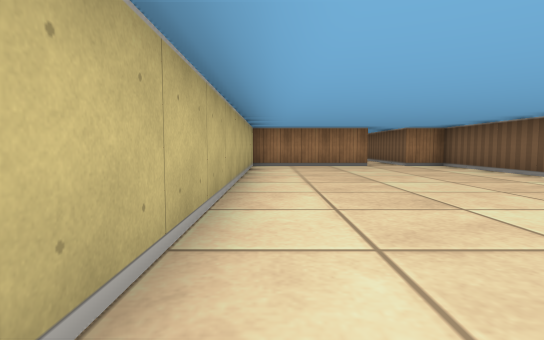
View 1 (above)

22 first-person views from a walk through a cub3D maze. The camera is about half as high as the walls, tilts 4° down and sees 80° across. The floor is counted in squares. Each view is taken from the middle of a square. On the plan, view 1 faces up. The plan holds only what a view shows up to about 9 squares ahead; the rest is blank.

View 2
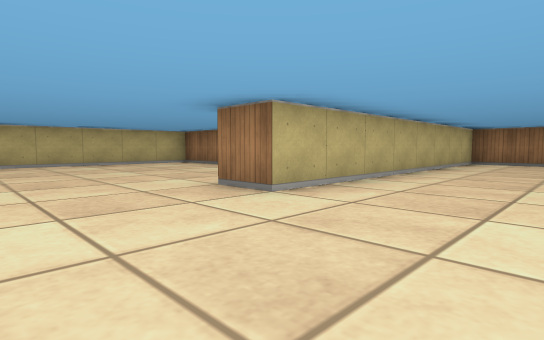

View 3
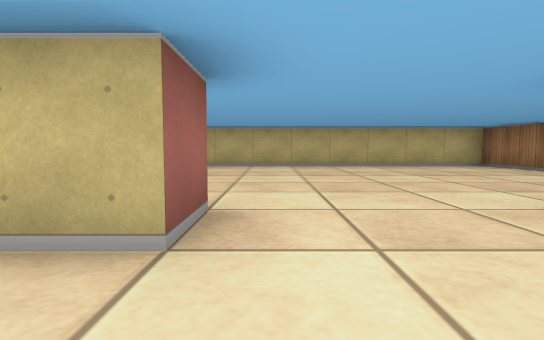

View 4
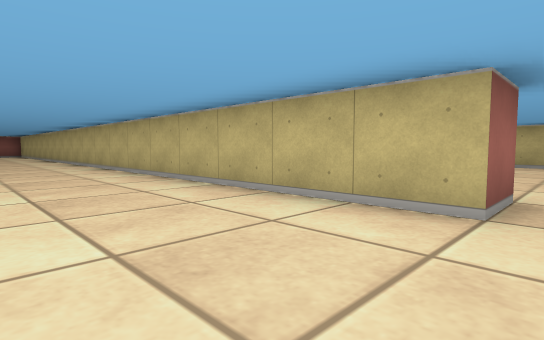

View 5
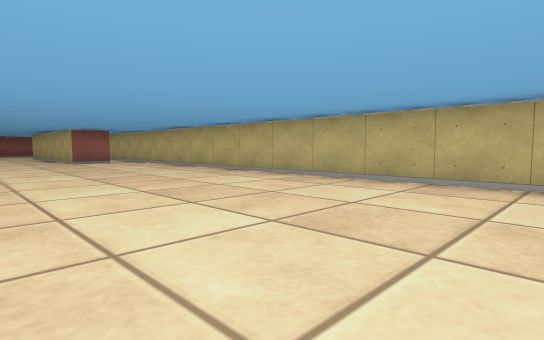

View 6
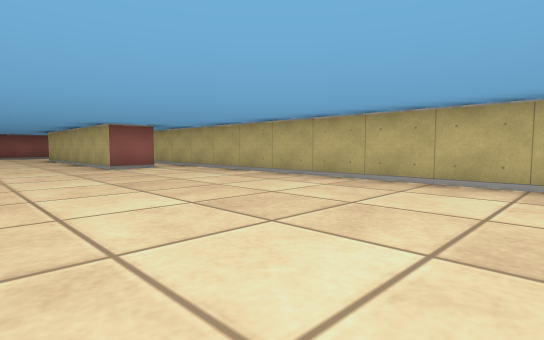

View 7
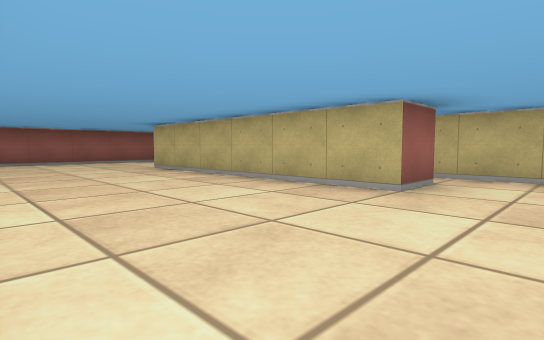

View 8
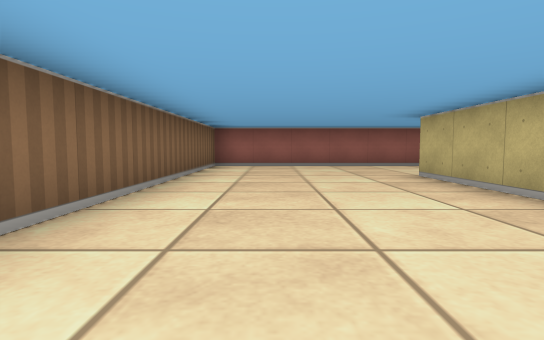

View 9
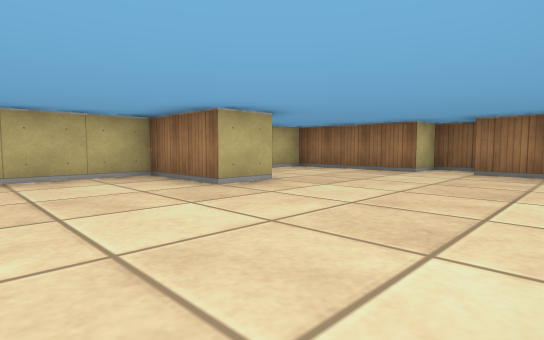

View 10
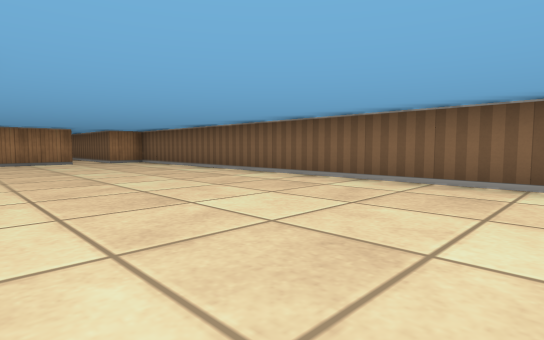

View 11
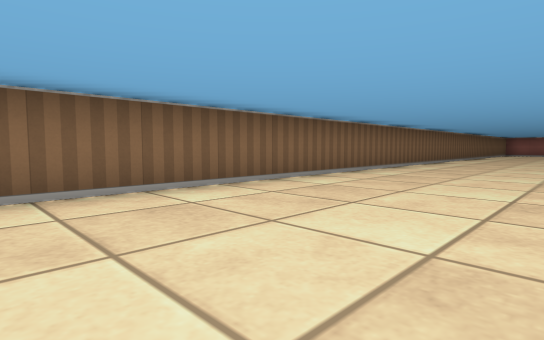

View 12
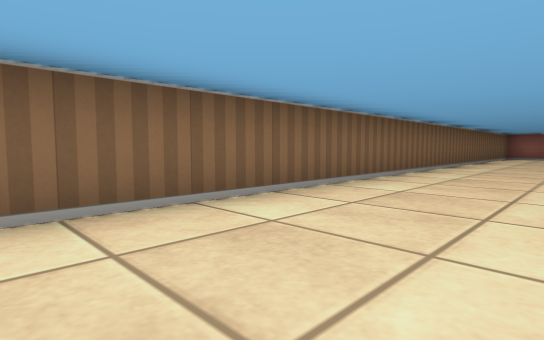

View 13
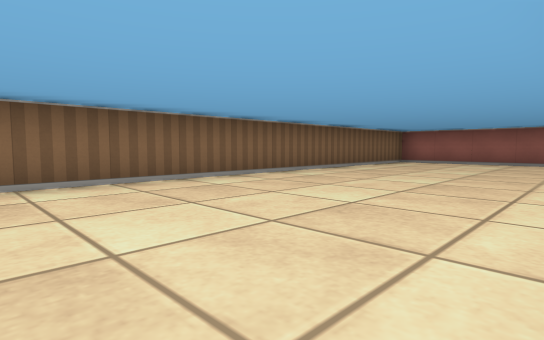

View 14
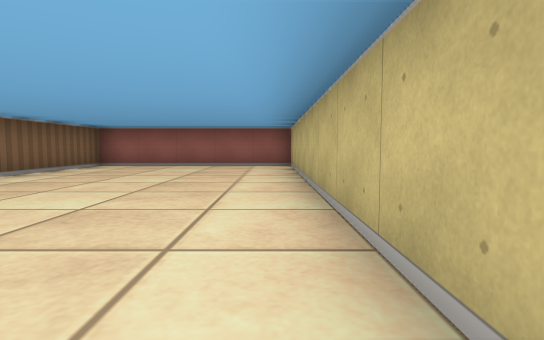

View 15
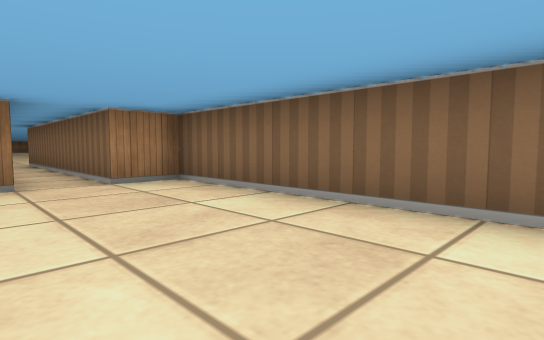

View 16
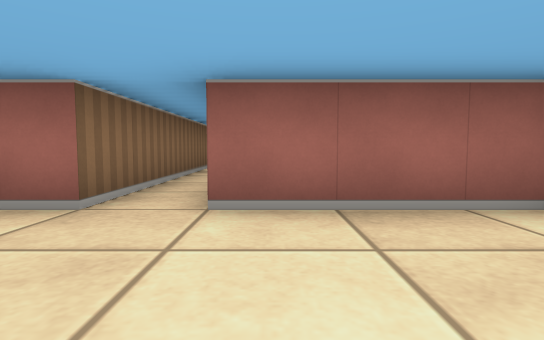

View 17
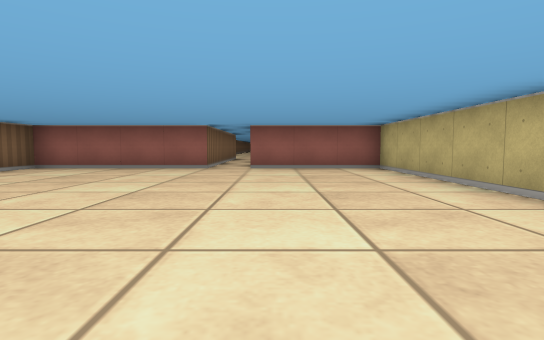

View 18
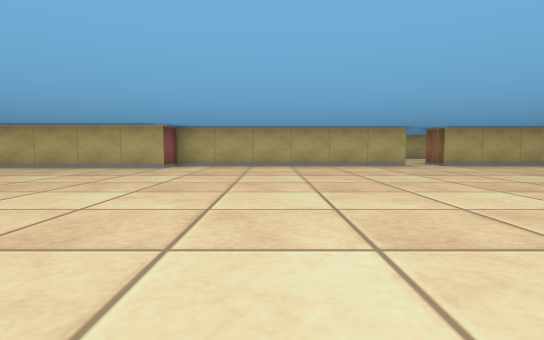

View 19
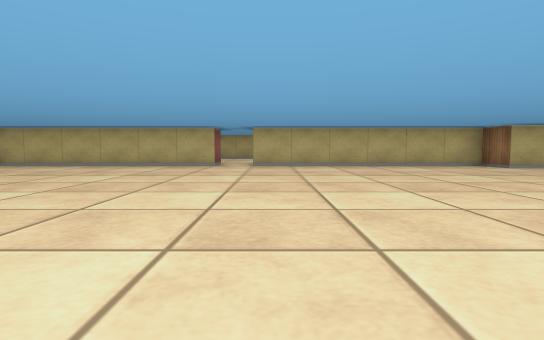

View 20
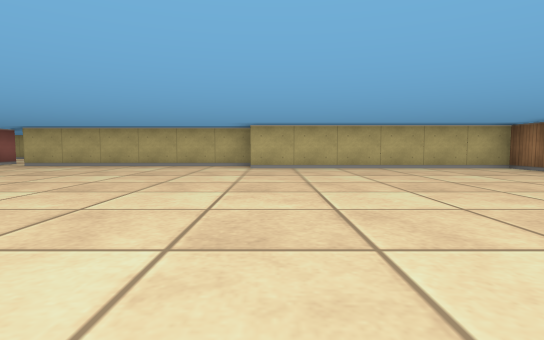

View 21
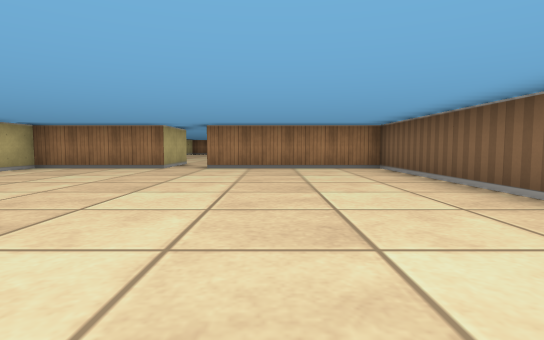

View 22
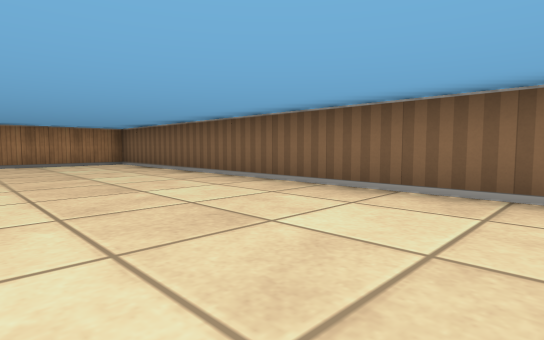

### Floor plan
Points are (right, up) in squares from view 1. A wall is a line through its corners. A room is listed if a view was taken in it or the views show most of it. See-through windows are left out.
Room 1 (views 1, 2, 3, 4, 5, 6, 7, 8, 9, 10, 11, 12, 13, 14, 15)
walls: (-1.6, -2.5) (-0.5, -2.5) (-0.5, -21.5) (4.5, -21.5) (4.5, 8.5) (3.5, 8.5) (3.5, 14.5); (-6.6, -12.5) (-5.5, -12.5) (-5.5, -18.5); (-5.5, 4.5) (-5.5, 3.5) (-7.5, 3.5) (-7.5, -13.4); (-2.5, 7.5) (-3.5, 7.5); (-3.6, 8.5) (-4.5, 8.5) (-4.5, 7.5) (-7.5, 7.5) (-7.5, 6.5); (2.6, 8.5) (-0.5, 8.5) (-0.5, 0.5) (-1.5, 0.5); (-6.9, -21.5) (-1.5, -21.5) (-1.5, -14.8)
ways out: opening at (3, 14) to room 2
Room 2 (views 16, 17, 18, 19, 20, 21, 22)
walls: (-1.5, 25.5) (-1.5, 19.5) (-0.5, 19.5) (-0.5, 14.5) (2.5, 14.5); (7.5, 29.2) (7.5, 38.5) (3.5, 38.5); (3.5, 14.5) (7.5, 14.5) (7.5, 15.5); (2.5, 40) (2.5, 38.5) (-0.5, 38.5) (-0.5, 32.5) (-1.5, 32.5) (-1.5, 26.5)
ways out: opening at (3, 14) to room 1; opening at (-2, 26); opening at (3, 39.5)

Where each view was taken, in squares from view 1:
view 1: 0 up, 0 right, facing up
view 2: 2 down, 2 right, facing up-left
view 3: 2 down, 1 right, facing left
view 4: 2 down, 2 right, facing down-left
view 5: 2 down, 3 left, facing down-left
view 6: 5 down, 3 left, facing down-left
view 7: 11 down, 2 left, facing down-left
view 8: 13 down, 3 left, facing down
view 9: 1 up, 2 left, facing up-left
view 10: 2 down, 0 right, facing up-right
view 11: 0 up, 1 right, facing down-right
view 12: 6 down, 2 right, facing down-right
view 13: 11 down, 0 right, facing down-right
view 14: 13 down, 0 right, facing down
view 15: 4 up, 2 right, facing up-right
view 16: 17 up, 2 right, facing down
view 17: 22 up, 2 right, facing down
view 18: 22 up, 7 right, facing left
view 19: 27 up, 7 right, facing left
view 20: 33 up, 7 right, facing left
view 21: 31 up, 5 right, facing up
view 22: 29 up, 4 right, facing up-right
